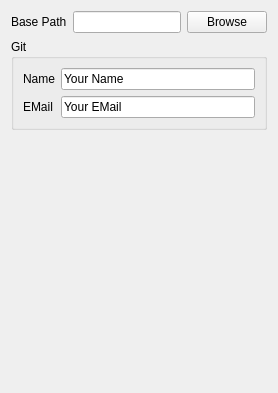
     <widget class="QWidget" name="projectTab">
      <attribute name="title">
       <string>Project</string>
      </attribute>
      <layout class="QVBoxLayout" name="verticalLayout_5">
       <item>
        <layout class="QHBoxLayout" name="horizontalLayout_5">
         <item>
          <widget class="QLabel" name="basePathLabel">
           <property name="text">
            <string>Base Path</string>
           </property>
          </widget>
         </item>
         <item>
          <widget class="QLineEdit" name="basePathEdit">
           <property name="whatsThis">
            <string>Default path for projects</string>
           </property>
          </widget>
         </item>
         <item>
          <widget class="QPushButton" name="basePathButton">
           <property name="text">
            <string>Browse</string>
           </property>
          </widget>
         </item>
        </layout>
       </item>
       <item>
        <widget class="QGroupBox" name="gitGroupBox">
         <property name="title">
          <string>Git</string>
         </property>
         <layout class="QHBoxLayout" name="horizontalLayout_6">
          <item>
           <layout class="QGridLayout" name="gridLayout_3">
            <item row="0" column="0">
             <widget class="QLabel" name="gitNameLabel">
              <property name="text">
               <string>Name</string>
              </property>
             </widget>
            </item>
            <item row="0" column="1">
             <widget class="QLineEdit" name="gitNameEdit">
              <property name="whatsThis">
               <string>Name used in git commits</string>
              </property>
              <property name="text">
               <string>Your Name</string>
              </property>
             </widget>
            </item>
            <item row="1" column="0">
             <widget class="QLabel" name="gitEmailLabel">
              <property name="text">
               <string>EMail</string>
              </property>
             </widget>
            </item>
            <item row="1" column="1">
             <widget class="QLineEdit" name="gitEmailEdit">
              <property name="whatsThis">
               <string>EMail used in git commits</string>
              </property>
              <property name="text">
               <string>Your EMail</string>
              </property>
             </widget>
            </item>
           </layout>
          </item>
         </layout>
        </widget>
       </item>
       <item>
        <spacer name="verticalSpacer_4">
         <property name="orientation">
          <enum>Qt::Vertical</enum>
         </property>
         <property name="sizeHint" stdset="0">
          <size>
           <width>20</width>
           <height>252</height>
          </size>
         </property>
        </spacer>
       </item>
      </layout>
     </widget>
